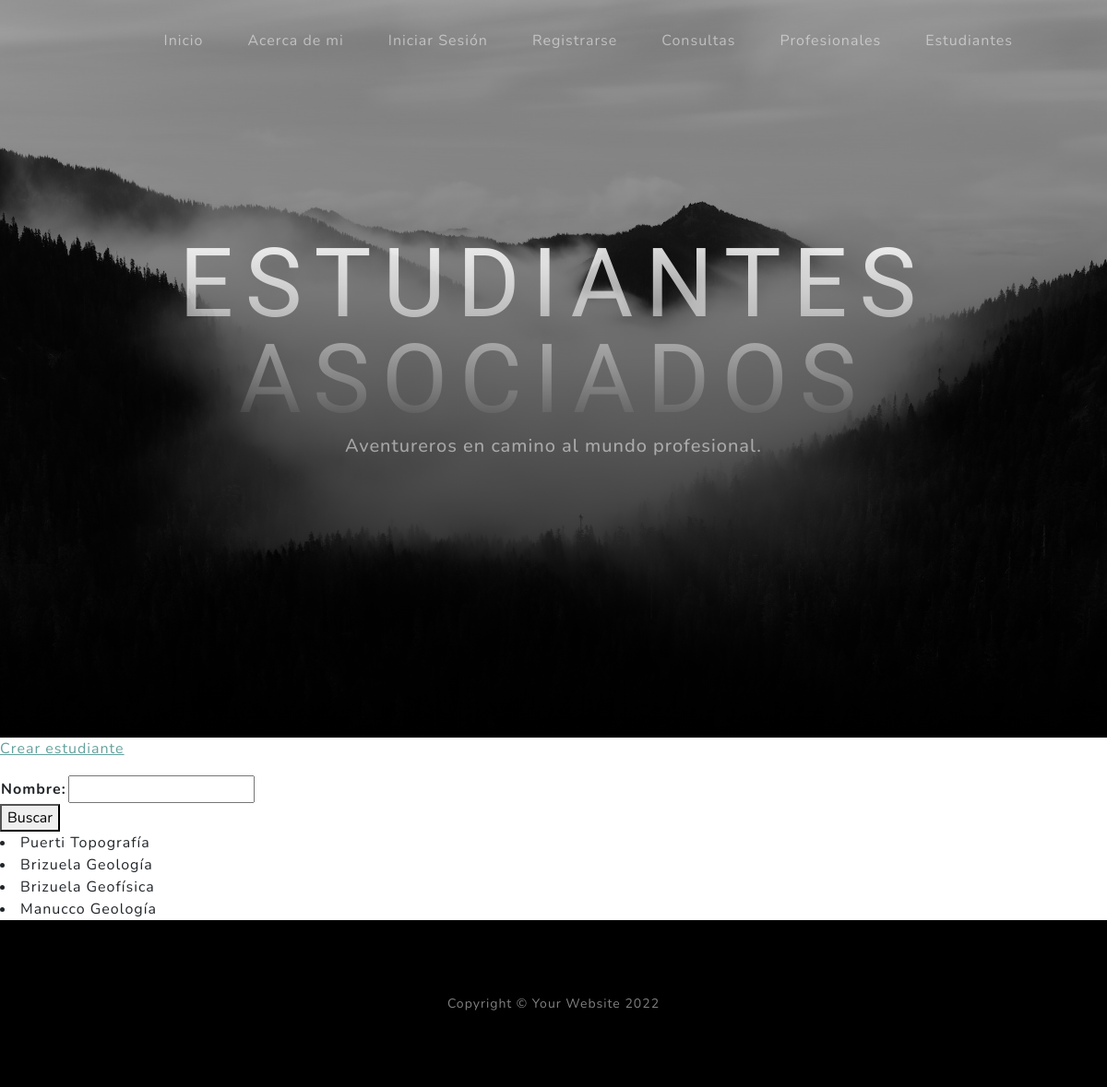
Page /clases/estudiante/ on the earlier database version.
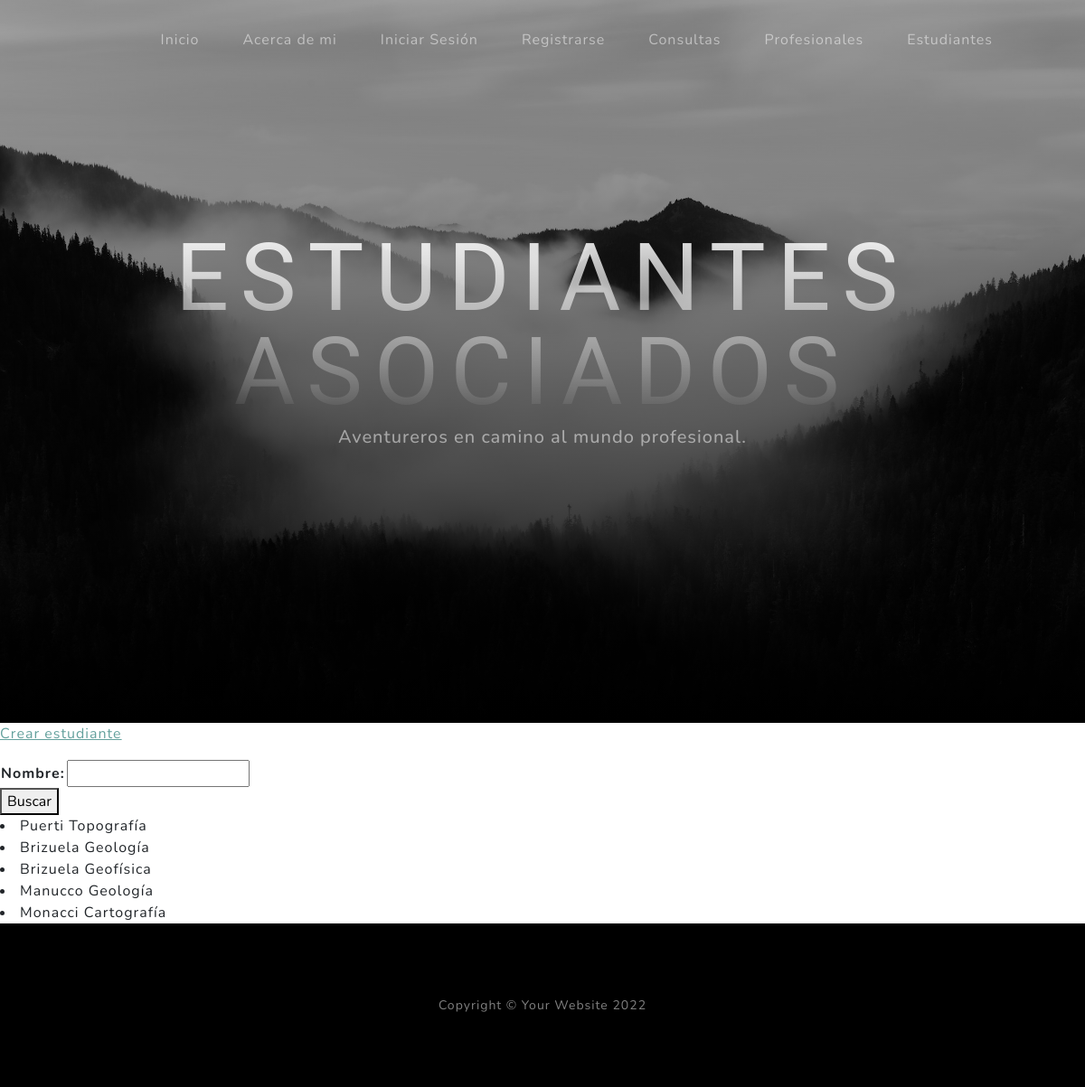
Same page on the later database version.
### clases/models.py (models this page shows)
class Estudiante (models.Model):
   nombre = models.CharField(max_length=20)
   apellido = models.CharField (max_length=30)
   carrera = models.CharField(max_length=50)
   def __str__ (self):
        return f'{self.apellido} {self.carrera}'

### clases/views.py (the view)
# urls.py: path('estudiante/', views.lista_estudiante, name = 'estudiante'),
def lista_estudiante (request):
    nombre_a_buscar= request.GET.get ('nombre', None)
    if nombre_a_buscar is not None:
        estudiantes = Estudiante.objects.filter (nombre__icontains=nombre_a_buscar)
    else:
        estudiantes = Estudiante.objects.all
    form = EstudianteBusqueda ()
    return render (request, 'clases/lista_estudiante.html', {'form': form, 'estudiantes': estudiantes})

### clases/forms.py
class EstudianteBusqueda (forms.Form):
    nombre = forms.CharField (max_length=20)

### clases/templates/clases/lista_estudiante.html (shortened to what this page needs)
{% extends 'index/index.html' %}
{% block 'header_text_block' %}
    <h1 class="mx-auto my-0 text-uppercase">Estudiantes asociados</h1>
    <h2 class="text-white-50 mx-auto mt-2 mb-5">Aventureros en camino al mundo profesional.</h2>
{% endblock 'header_text_block' %}
{% block 'body_block' %}
  <p>
     <a href={% url 'crear_estudiante' %}>Crear estudiante</a>
  </p>
<form action=''method='get'>
  <table>
    {{form.as_table}}
  </table>
  <button>Buscar</button>
</form>
  {% for estudiantes in estudiantes %}
   <li> {{estudiantes}} </li>
  {% endfor %}
{% endblock 'body_block' %}

Differences in the rows shown:
added Estudiante: apellido+carrera "Monacci Cartografía"
